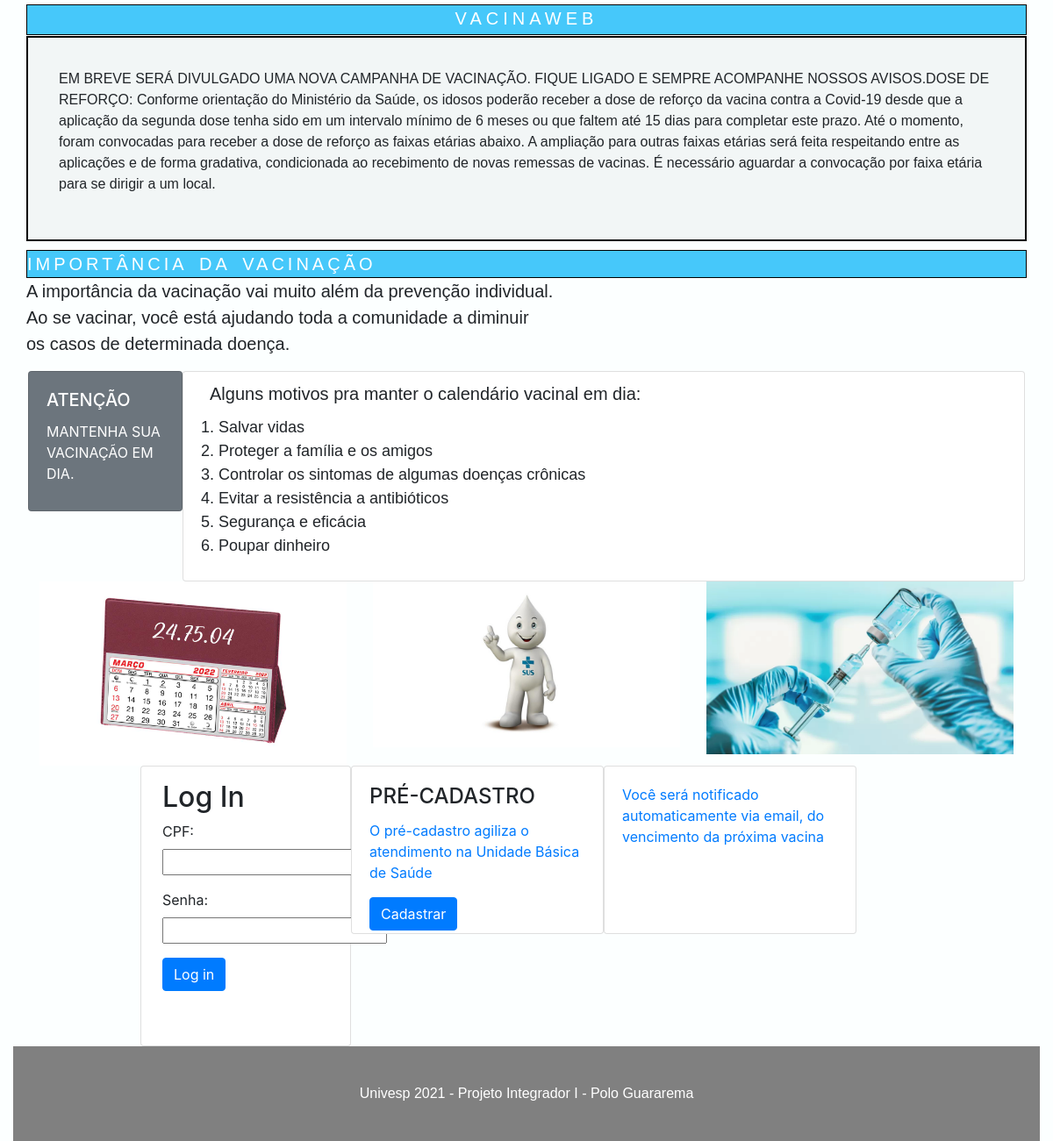
Before: / with the older database file.
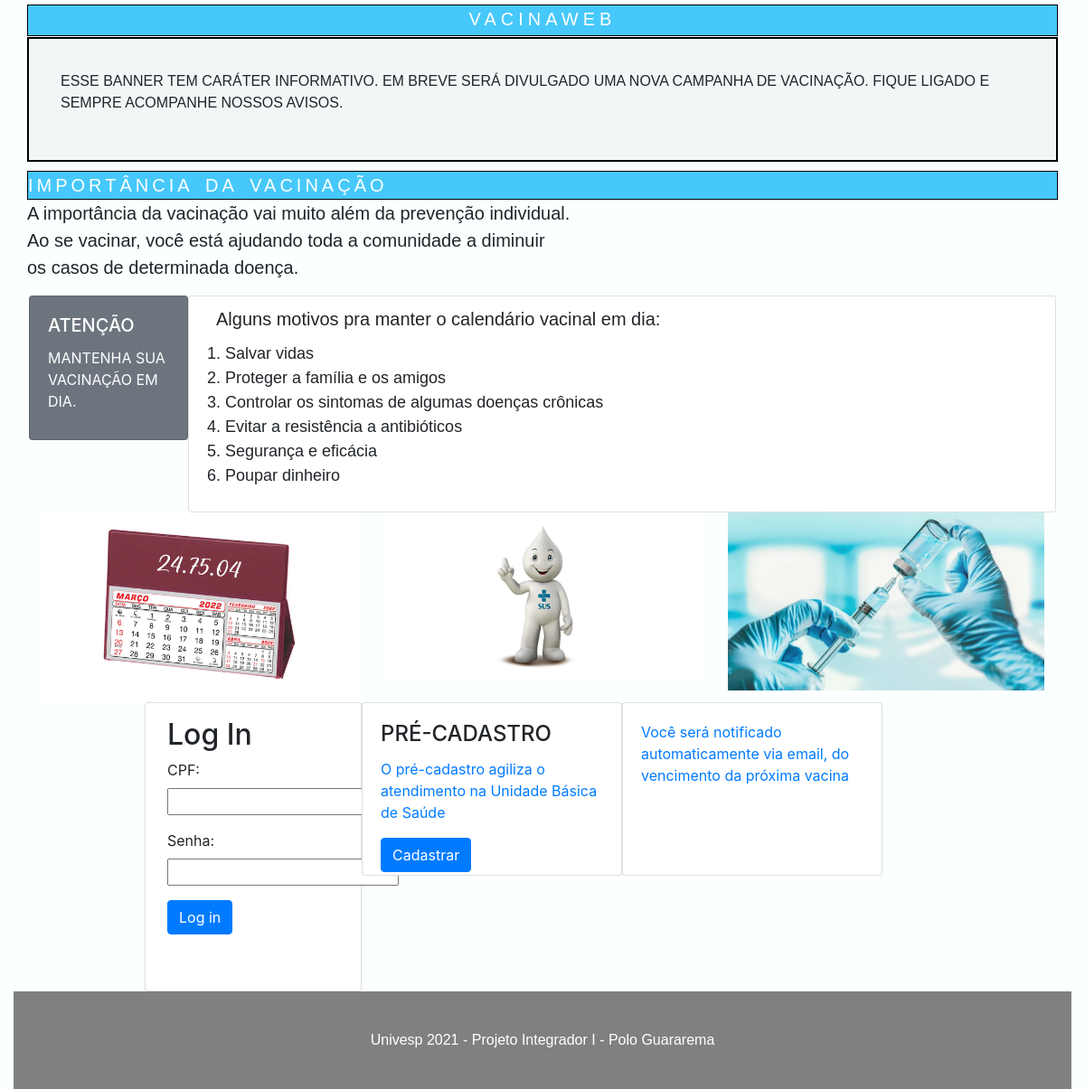
After: the same page with the newer database file.
### vacina/models.py (models this page shows)
class Banner(models.Model):
    banner = models.TextField(verbose_name='Banner', max_length=1000,
                              default="EM BREVE SERÁ DIVULGADO UMA NOVA CAMPANHA DE VACINAÇÃO")

### vacina/views.py (the view, shortened to what this page needs)
# urls.py: path('', TemplateView.as_view(template_name="index.html")),
class TemplateView(View):
    template_name = 'home.html'
    def get(self, request):
        ban = Banner.objects.get(id=1)
        now = datetime.now().strftime("%d/%m/%Y - %H:%M:%S")
        return render(request, self.template_name, {
            'form': Login,
            'date': now,
            'banner': ban,
        })

### template/index.html (shortened to what this page needs)
{% extends 'base/base.html' %}
{% load static %}
{% block content %}
<div class="row d-flex ajuste overflow-x:auto;">
    <div id="vacinaWeb">VACINAWEB</div>
    <div class="banner">
        <p> {{ banner.banner }} </p>
    </div>
    <div class="paragrafo-pai">
        <div id="texto">IMPORTÂNCIA DA VACINAÇÃO</div>
        <div id="paragrafo">
            <p>A importância da vacinação vai muito além da prevenção individual.<br />
                Ao se vacinar, você está ajudando toda a comunidade a diminuir<br />
                os casos de determinada doença.</p>
        </div>
    </div>
    <div class="row d-flex">
        <div class="row d-flex justify-content-center">
            <div class="card text-white bg-secondary mb-3"
                style="max-width: 11rem; height: 10rem; left: 0rem; top: 0rem;">
                <div class="card-body">
                    <h5 class="card-title">ATENÇÃO</h5>
                    <p class="card-text">MANTENHA SUA VACINAÇÃO EM DIA.</p>
                </div>
            </div>
            <div class="card" style="width: 60rem; height: 15rem; left: 0rem; top: 0rem;">
                <ol type="1">
                    <p id="linha">Alguns motivos pra manter o calendário vacinal em dia:</p>
                    <li>Salvar vidas</li>
                    <li>Proteger a família e os amigos</li>
                    <li>Controlar os sintomas de algumas doenças crônicas</li>
                    <li>Evitar a resistência a antibióticos</li>
                    <li>Segurança e eficácia</li>
                    <li>Poupar dinheiro</li>
                </ol>
            </div>
            <div class="container">
                <div class="row">
                    <div class="col-md-4">
                        <div class="thumbnail">
                            <img src="{% static 'assets/img/calendario.jpg' %}" alt="Nature" style="width:100%">
                        </div>
                    </div>
                    <div class="col-md-4">
                        <div class="thumbnail">
                            <img src="{% static 'assets/img/zegotinha.jpg' %}" alt="Nature" style="width:100%">
                        </div>
                    </div>
                    <div class="col-md-4">
                        <div class="thumbnail">
                            <img src="{% static 'assets/img/vacina.jpg' %}" alt="Nature" style="width:100%">
                        </div>
                    </div>
                </div>
            </div>
        </div>
        <div class="row d-flex justify-content-center">
            <div class="card" style="width: 15rem; height: 20rem; left: 10rem;">
                <form class="px-4 py-3" method="post">
                    <h2>Log In</h2>
                    {{ form.as_p }}
                    <button type="submit" class="btn btn-primary">Log in</button>
                </form>
            </div>
            <div class="card" style="width: 18rem; height: 12rem; left: 10rem;">
                <div class="card-body">
                    <h4 class="card-title">PRÉ-CADASTRO</h4>
                    <p class="text-primary">O pré-cadastro agiliza o atendimento na Unidade Básica de Saúde</p>
                    <a href="cadastro" class="btn btn-primary" role="button">Cadastrar</a>
                </div>
            </div>
            <div class="card" style="width: 18rem; height: 12rem; left: 10rem;">
                <div class="card-body">
                    <p class="text-primary">Você será notificado automaticamente via email, do vencimento da próxima
                        vacina<br />
                </div>
            </div>
        </div>
        <footer class="text-center text-md-start" style="background-color: #808080;">
            <div class="container p-2"></div>
            <div class="text-center p-3" style="background-color: #808080;">
                <p>Univesp 2021 - Projeto Integrador I - Polo Guararema</p>
            </div>
        </footer>
    </div>
</div>
{% endblock %}

### template/base/base.html (shortened to what this page needs)
{% load static %}
{% load bootstrap4 %}
<!DOCTYPE html>
<html lang="pt-br">
<head>
  <link rel="stylesheet" href="{% static 'assets/bootstrap-4.6.1-dist/css/bootstrap.min.css' %}">
  <link rel="stylesheet" href="{% static 'assets/css/style.css' %}">
</head>
<body>
  <div class="container">
    {% block content %}
    {% endblock %}
  </div>
</body>
</html>

### static/assets/css/style.css (style rules this page uses)
body { background-color: rgb(252, 255, 255); }
#vacinaWeb { background-color: rgb(70, 200, 250); border: 1px solid black; color: white; font-family: Arial, Serif; text-align: center; font-size: 20px; letter-spacing: 5px; width: 100%; height: 35px; margin-bottom: 1px; margin-top: 5px; }
.banner { background-color: rgb(242, 246, 246); border: 2px solid black; font-family: Arial, Serif; text-align: left; padding: 35px; margin-bottom: 10px; }
#texto { background-color: rgb(70, 200, 250); color: white; border: 1px solid black; font-size: 20px; font-family: Arial, Verdana; letter-spacing: 4px; word-spacing: 5px; }
#paragrafo { font-size: 20px; font-family: Arial, Verdana; text-align: left; }
.paragrafo-pai { width: 100%; }
ol { font-size: 18px; font-family: Arial, Verdana; text-align: left; padding: -12px; }
#linha { font-size: 20px; font-family: Arial, Verdana; margin-left: -10px; margin-bottom: 10px; margin-top: 10px; }
footer { position: relative; width: 100%; padding: 10px; background-color: rgb(70, 200, 250); color: white; text-align: center; font-family: Arial, Serif; }

Changed rows visible on the page:
changed Banner: banner "EM BREVE SERÁ DIVULGADO UMA NOVA CAMPANHA DE VACINAÇÃO. FIQUE LIGADO E SEMPRE ACOMPANHE NOSSOS AVISOS.DOSE DE REFORÇO: Conforme orientação do Ministério da Saúde, os idosos poderão receber a dose de reforço da vacina contra a Covid-19 desde que a aplicação da segunda dose tenha sido em um intervalo mínimo de 6 meses ou que faltem até 15 dias para completar este prazo. Até o momento, foram convocadas para receber a dose de reforço as faixas etárias abaixo. A ampliação para outras faixas etárias será feita respeitando entre as aplicações e de forma gradativa, condicionada ao recebimento de novas remessas de vacinas. É necessário aguardar a convocação por faixa etária para se dirigir a um…" → "ESSE BANNER TEM CARÁTER INFORMATIVO. EM BREVE SERÁ DIVULGADO UMA NOVA CAMPANHA DE VACINAÇÃO. FIQUE LIGADO E SEMPRE ACOMPANHE NOSSOS AVISOS."
